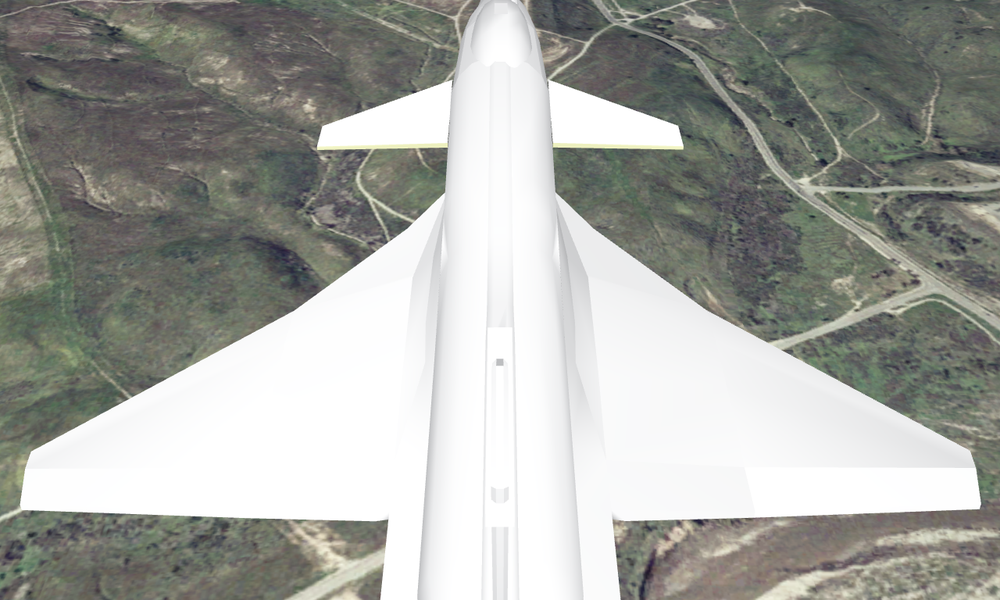
#> input picture plane1.png, 1000 x 600 px, shrunk from 1280 x 768 before the run
$ python Surface.py
#> lines starting #> are read from the running program, lines starting #| are printed output that depends on the picture; after the words box and inside, x2 and y2 are one past the last pixel; in counts of white or black regions, pixels touching at a corner belong together
#!/usr/bin/env python3.8.10
# -*- coding: utf-8 -*-
'''
@File    :   Surface.py
@Time    :   2025/09/29 09:37:11
@Author  :   disoXU
@Version :   1.0
@Desc    :   None
'''

import cv2
import numpy as np
import matplotlib.pyplot as plt
# plt.rcParams.update({"font.size":20}) #此处必须添加此句代码方可改变标题字体大小
# mpl.rcParams['font.sans-serif'] = ['simsun']  # 用来正常显示中文标签
# mpl.rcParams['axes.unicode_minus'] = False  # 用来正常显示负号

# 读取图像
img1 = cv2.imread('plane1.png')
#> img1 is the input picture: shape (600, 1000, 3); mean B, G, R 159.8, 164.8, 163.4
img2 = cv2.imread('plane2.png')
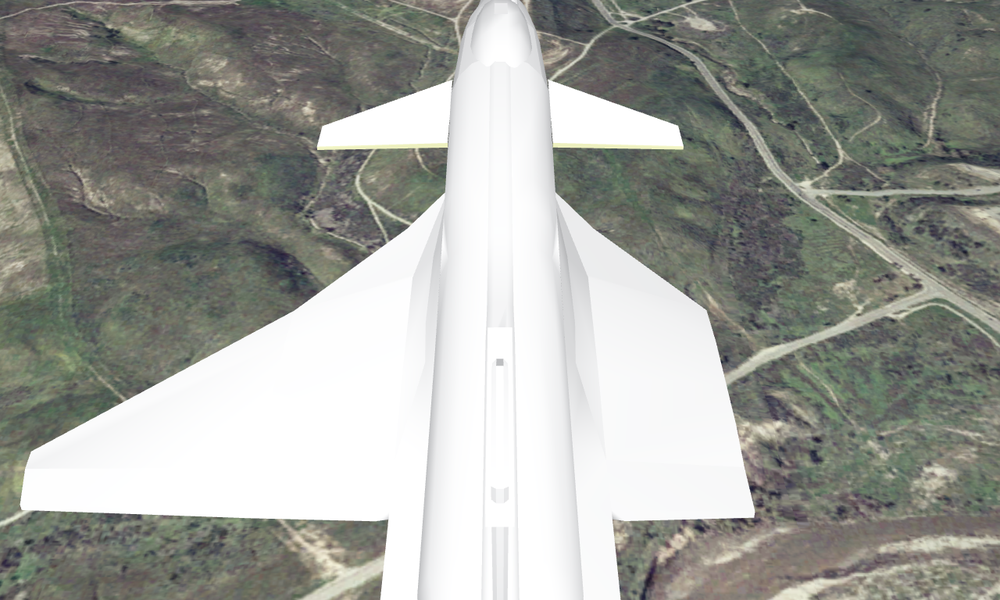
#> input picture plane2.png, 1000 x 600 px, shrunk from 1280 x 768 before the run
#> img2 is the input picture: shape (600, 1000, 3); mean B, G, R 152.9, 158.4, 156.8

# 转为灰度图
gray1 = cv2.cvtColor(img1, cv2.COLOR_BGR2GRAY)
gray2 = cv2.cvtColor(img2, cv2.COLOR_BGR2GRAY)

# 高斯滤波
gray1 = cv2.GaussianBlur(gray1, (0, 0), 2)
gray2 = cv2.GaussianBlur(gray2, (0, 0), 2)

# 二值化
_, binary_img1 = cv2.threshold(gray1, 200, 255, cv2.THRESH_BINARY)
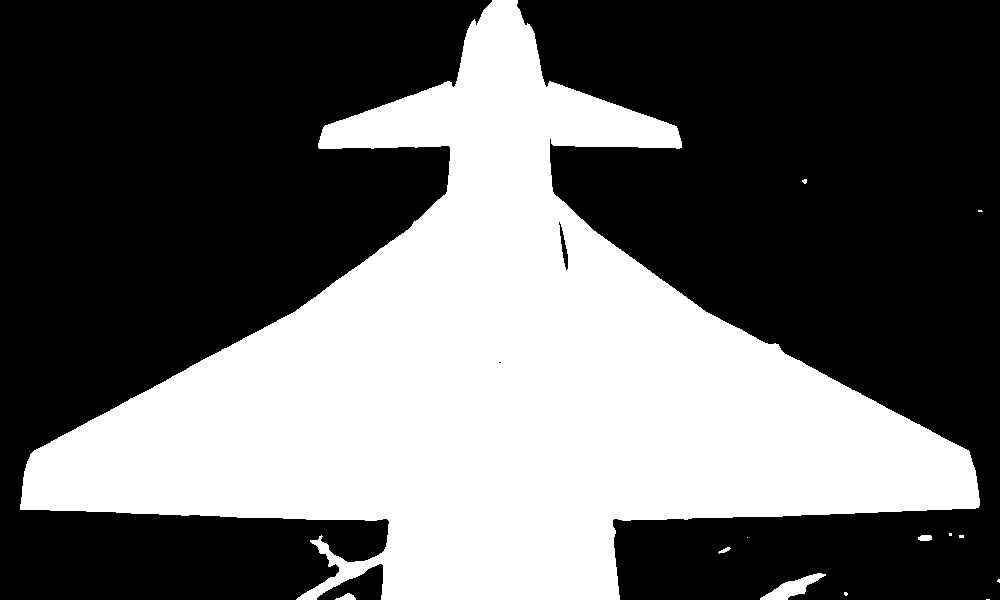
#> binary_img1: shape (600, 1000); 39.1% white; 13 white regions (8 under 20 px), largest, box (x1, y1, x2, y2) and area: (20, 0, 980, 600) 233865, (760, 573, 826, 600) 706, (335, 593, 356, 600) 88, (918, 535, 932, 541) 74, (718, 547, 731, 554) 40
_, binary_img2 = cv2.threshold(gray2, 200, 255, cv2.THRESH_BINARY)
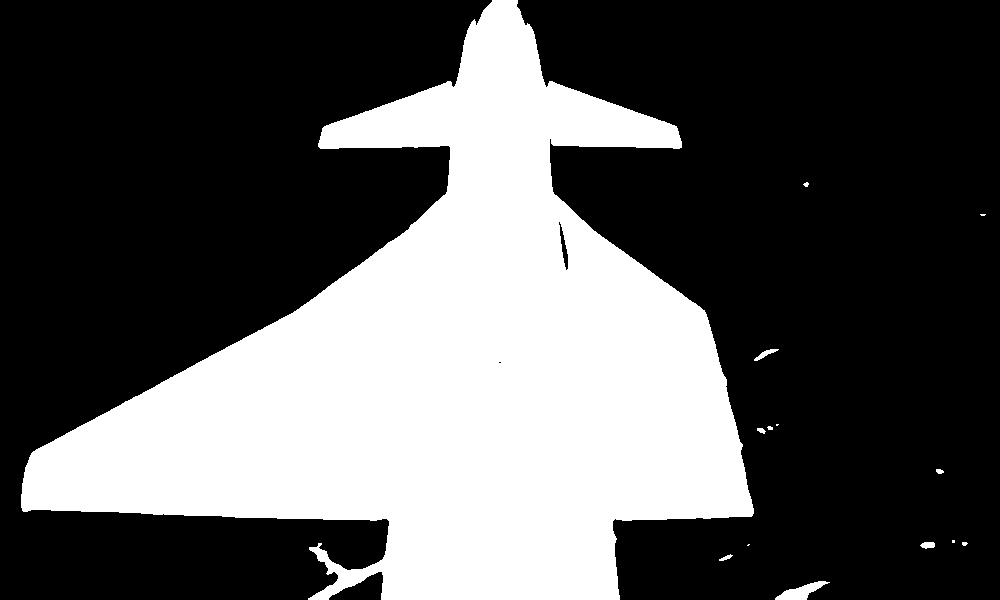
#> binary_img2: shape (600, 1000); 34.1% white; 14 white regions (6 under 20 px), largest, box (x1, y1, x2, y2) and area: (21, 0, 754, 600) 203731, (775, 581, 830, 600) 471, (754, 349, 779, 361) 103

# 图像差分获得损伤区域
diff_img = cv2.absdiff(binary_img1, binary_img2)
#> diff_img: shape (600, 1000); 5.5% white; 160 white regions (148 under 20 px), largest, box (x1, y1, x2, y2) and area: (705, 311, 980, 517) 29794, (296, 535, 386, 600) 1069, (760, 573, 830, 600) 741

# 创建子图
plt.figure(figsize=(12, 10))

plt.subplot(2, 2, 1)
plt.imshow(diff_img, cmap='gray')
plt.title('图像差分得到的损伤区域', fontproperties='Simsun', fontsize = 20)
plt.axis('off')

# 形态学操作：先闭运算再开运算
se1 = cv2.getStructuringElement(cv2.MORPH_ELLIPSE, (13, 13))
se2 = cv2.getStructuringElement(cv2.MORPH_ELLIPSE, (9, 9))

closed_img = cv2.morphologyEx(diff_img, cv2.MORPH_CLOSE, se1)
#> closed_img: shape (600, 1000); 5.7% white; 147 white regions (137 under 20 px), largest, box (x1, y1, x2, y2) and area: (705, 311, 980, 517) 29990, (296, 535, 386, 600) 2422, (760, 573, 830, 600) 997
opened_img = cv2.morphologyEx(closed_img, cv2.MORPH_OPEN, se2)
#> opened_img: shape (600, 1000); 5.6% white; 5 white regions, box (x1, y1, x2, y2) and area: (709, 316, 980, 517) 29946, (299, 538, 383, 600) 2341, (762, 573, 827, 600) 980, (919, 535, 933, 549) 150, (720, 548, 731, 560) 103

plt.subplot(2, 2, 2)
plt.imshow(opened_img, cmap='gray')
plt.title('形态学操作后的损伤区域', fontproperties='SimHei')
plt.axis('off')

# 连通域分析
num_labels, labeledImage = cv2.connectedComponents(opened_img // 255)
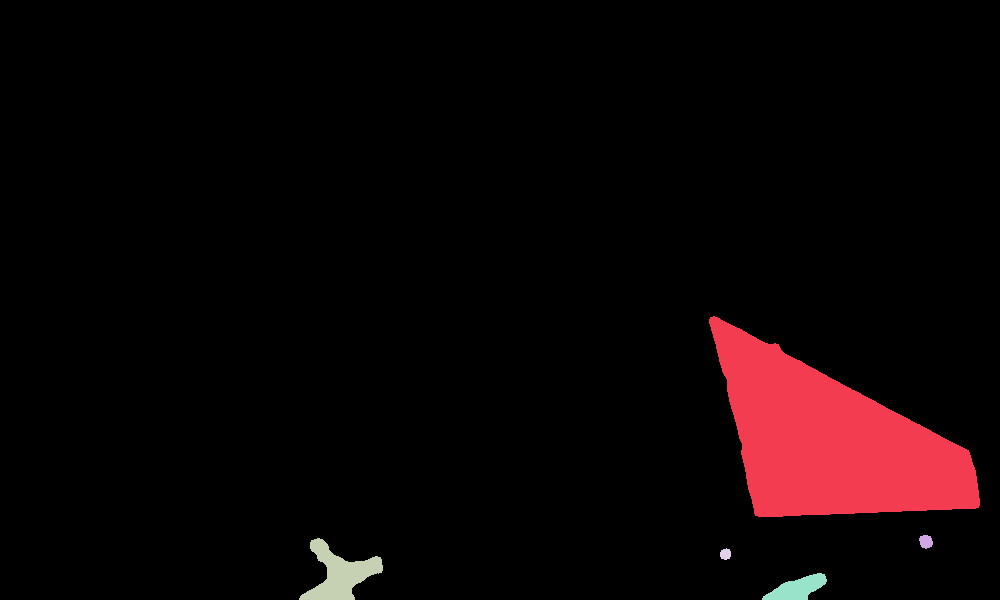
#> labeledImage: shape (600, 1000) int32; 6 distinct labels, from 0 to 5; one colour per label, 0 black
#> num_labels = 6
minArea = 10000  # 面积阈值
valid_centroids = []  # 存储符合条件的质心

# 创建结果图像
img_fault = np.zeros_like(opened_img)

# 遍历所有连通域
for i in range(1, num_labels):  # 跳过背景(0)，背景区域标为0
    # 提取当前连通域
    mask = (labeledImage == i).astype(np.uint8) * 255

    # 计算面积
    area = cv2.countNonZero(mask)

    # 保留面积大于阈值的区域
    if area >= minArea:
        img_fault += mask

        # 计算质心
        M = cv2.moments(mask)
        if M["m00"] != 0:
            cX = int(M["m10"] / M["m00"])
            cY = int(M["m01"] / M["m00"])
            valid_centroids.append((cX, cY))
#> this loop made 5 passes
#> (area, cX, cY) on pass 1: (29946, 830, 440)
#> area on passes 2 to 5: 150, 2341, 103, 980
#> pass 1, `mask = (labeledImage == i).astype(np.uint8) * 255`:
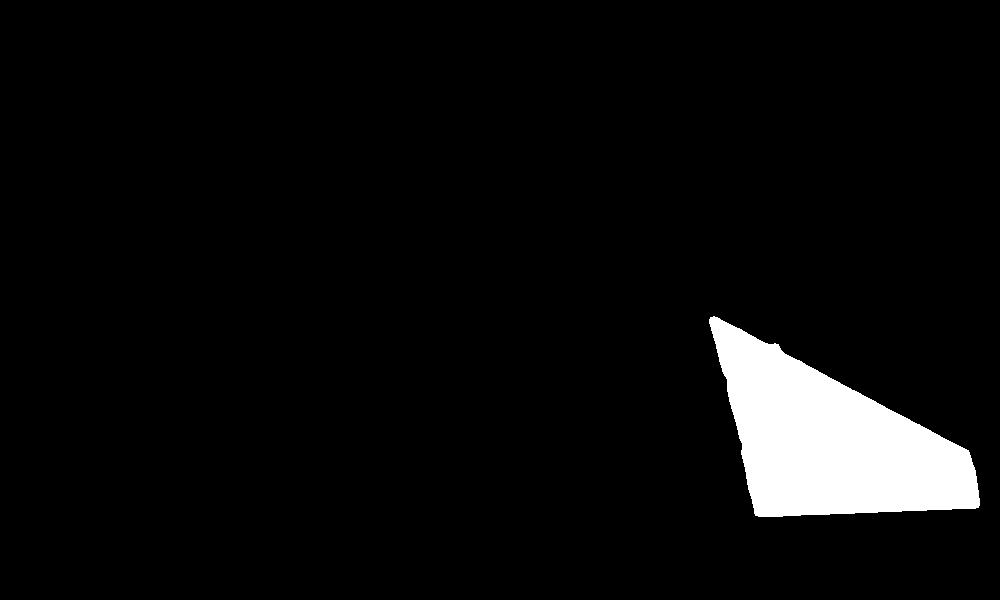
#> mask: shape (600, 1000); 5% white; 1 white region, box (x1, y1, x2, y2) and area: (709, 316, 980, 517) 29946
#> after the loop:
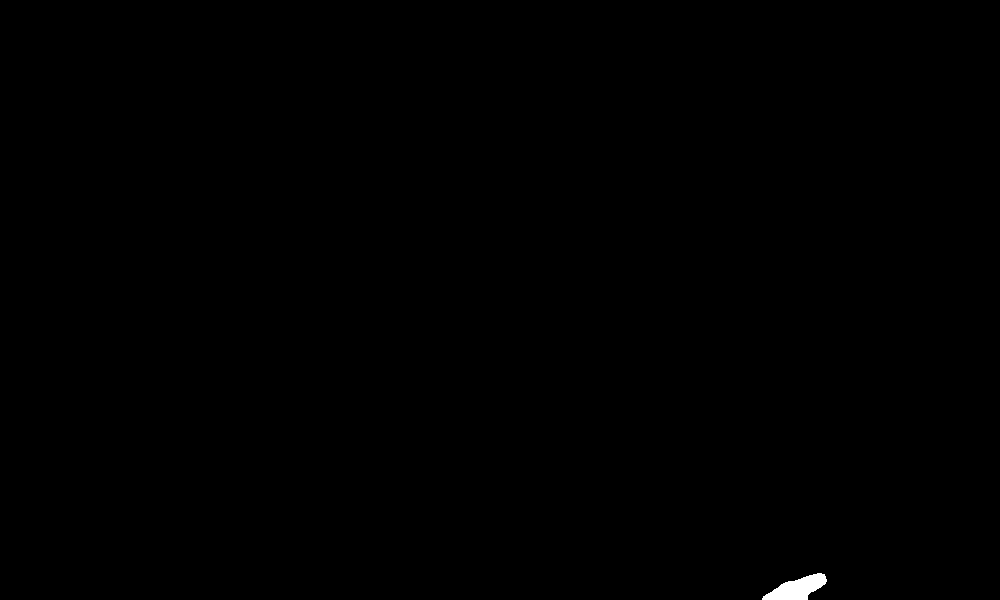
#> mask: shape (600, 1000); 0.16% white; 1 white region
#> after the loop, valid_centroids = [(830, 440)]

plt.subplot(2, 2, 3)
plt.imshow(img_fault, cmap='gray')
plt.title('损伤区域', fontproperties='Simsun')
plt.axis('off')

# 计算并显示损伤面积
area = cv2.countNonZero(img_fault)
#> area = 29946
print(f"损伤面积为{area}个像素点")
#| 损伤面积为29946个像素点

# 寻找边界并绘制
plt.subplot(2, 2, 4)
# 转换为RGB以便正确显示颜色
img_rgb = cv2.cvtColor(img1, cv2.COLOR_BGR2RGB)
plt.imshow(img_rgb)
plt.title('损伤区域边界与质心', fontproperties='Simsun')
plt.axis('off')

# 寻找轮廓，返回N*1*2的numpy数组
contours, _ = cv2.findContours(img_fault, cv2.RETR_EXTERNAL, cv2.CHAIN_APPROX_SIMPLE)
#> contours = 1 contour; box (x1, y1, x2, y2) and area: (709, 316, 980, 517) 29576

# 绘制边界
for contour in contours:
    # 将轮廓转换为适合matplotlib的格式
    contour = contour.squeeze() # 删除多余的维度，将contours变成N*2的numpy数组
    if len(contour.shape) == 1:  # 处理单个点的情况
        continue
    plt.plot(contour[:, 0], contour[:, 1], 'r', linewidth=1.5)
#> this loop made 1 pass

# 绘制质心和坐标
for (cX, cY) in valid_centroids:
    plt.plot(cX, cY, 'bo', markersize=4, markerfacecolor='k')
    plt.text(cX + 10, cY + 10, f'({cX},{cY})', color='b', fontsize=10)
#> this loop made 1 pass

plt.tight_layout()
plt.show()
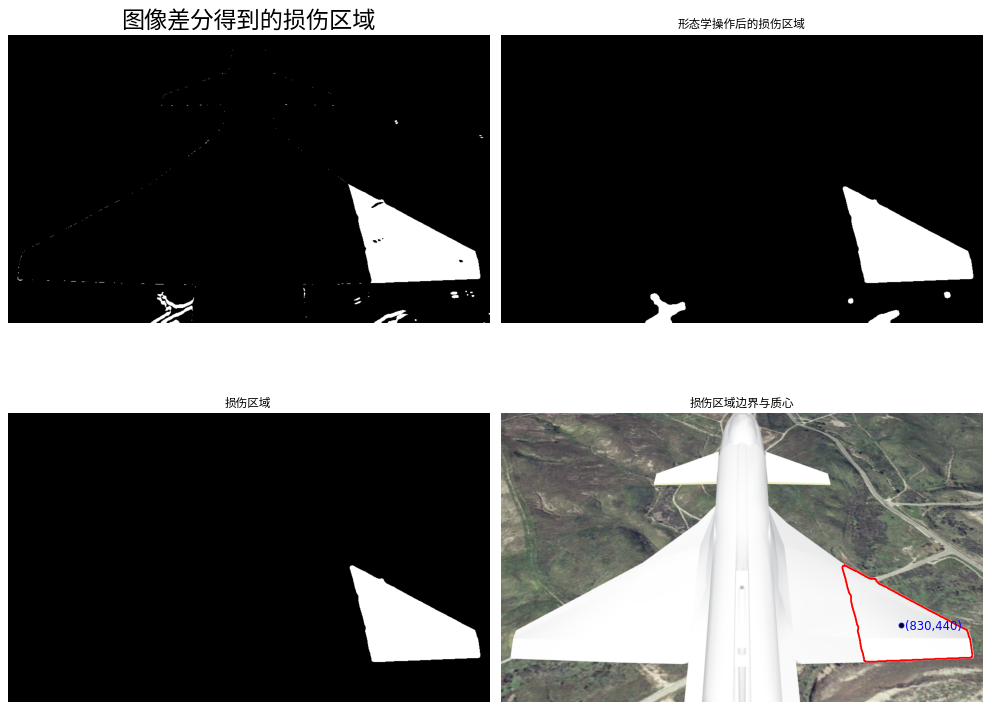
#> figure drawn by matplotlib, 4 panels
